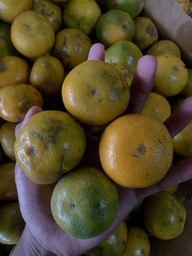
#> input picture UAS/foto/foto.jpg, 192 x 256 px, shrunk from 3024 x 4032 before the run
$ jupyter execute UAS.ipynb   (shell and % lines are left out)
#> lines starting #> are read from the running program, lines starting #| are printed output that depends on the picture
[cell 1]
import numpy as np
import matplotlib.pyplot as plt
import cv2


# Read in the image
image = cv2.imread('foto/foto.jpg')
#> image is the input picture: shape (256, 192, 3); mean B, G, R 42.2, 72.6, 84.1

# Change color to RGB (from BGR)
image = cv2.cvtColor(image, cv2.COLOR_BGR2RGB)

plt.imshow(image)

[cell 2]
# Membentuk ulang gambar menjadi susunan piksel 2D dan 3 nilai warna (RGB)
pixel_vals = image.reshape((-1,3))

# Ubah ke float type
pixel_vals = np.float32(pixel_vals)

[cell 3]
#baris kode di bawah ini menentukan kriteria agar algoritme berhenti berjalan,
#yang akan terjadi adalah 100 iterasi dijalankan atau epsilon (yang merupakan akurasi yang dibutuhkan)
#menjadi 85%
criteria = (cv2.TERM_CRITERIA_EPS + cv2.TERM_CRITERIA_MAX_ITER, 100, 0.85)

# lalu lakukan K clustering dengan jumlah cluster yang ditetapkan sebagai 3
# juga pusat acak pada awalnya dipilih untuk pengelompokan k
k = 3
retval, labels, centers = cv2.kmeans(pixel_vals, k, None, criteria, 10, cv2.KMEANS_RANDOM_CENTERS)
#> retval = 67225484.1; centers = [[137.5, 125.3, 115.7], [41.26, 33.52, 12.44], [99.87, 85.23, 37.95]]

# mengonversi data menjadi nilai 8-bit
centers = np.uint8(centers)
#> centers = [[137, 125, 115], [41, 33, 12], [99, 85, 37]]
segmented_data = centers[labels.flatten()]

# membentuk ulang data menjadi dimensi gambar asli
segmented_image = segmented_data.reshape((image.shape))
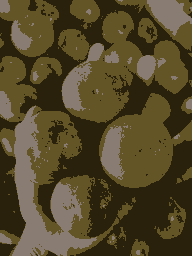
#> segmented_image: shape (256, 192, 3); mean R, G, B 83.6, 72.2, 41.5

plt.imshow(segmented_image)

[cell 4]
#baris kode di bawah ini menentukan kriteria agar algoritme berhenti berjalan,
#yang akan terjadi adalah 100 iterasi dijalankan atau epsilon (yang merupakan akurasi yang dibutuhkan)
#menjadi 85%
criteria = (cv2.TERM_CRITERIA_EPS + cv2.TERM_CRITERIA_MAX_ITER, 100, 0.85)

# lalu lakukan K clustering dengan jumlah cluster yang ditetapkan sebagai 3
# juga pusat acak pada awalnya dipilih untuk pengelompokan k
k = 8
retval, labels, centers = cv2.kmeans(pixel_vals, k, None, criteria, 10, cv2.KMEANS_RANDOM_CENTERS)
#> retval = 23797832.3; centers = [[158.1, 132.7, 71.94], [20.75, 12.79, 3.98], [52.67, 45.35, 16.41], [120.8, 101, 42.2], [86.61, 73.92, 22.15], [157.6, 148.1, 163.5], [77.01, 71, 64.94], [112.9, 106.5, 115.7]]

# mengonversi data menjadi nilai 8-bit
centers = np.uint8(centers)
#> centers = [[158, 132, 71], [20, 12, 3], [52, 45, 16], [120, 100, 42], [86, 73, 22], [157, 148, 163], [77, 70, 64], [112, 106, 115]]
segmented_data = centers[labels.flatten()]

# membentuk ulang data menjadi dimensi gambar asli
segmented_image = segmented_data.reshape((image.shape))
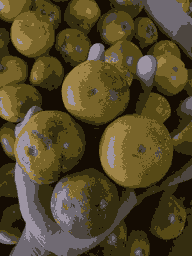
#> segmented_image: shape (256, 192, 3); mean R, G, B 83.5, 71.9, 41.7

plt.imshow(segmented_image)
